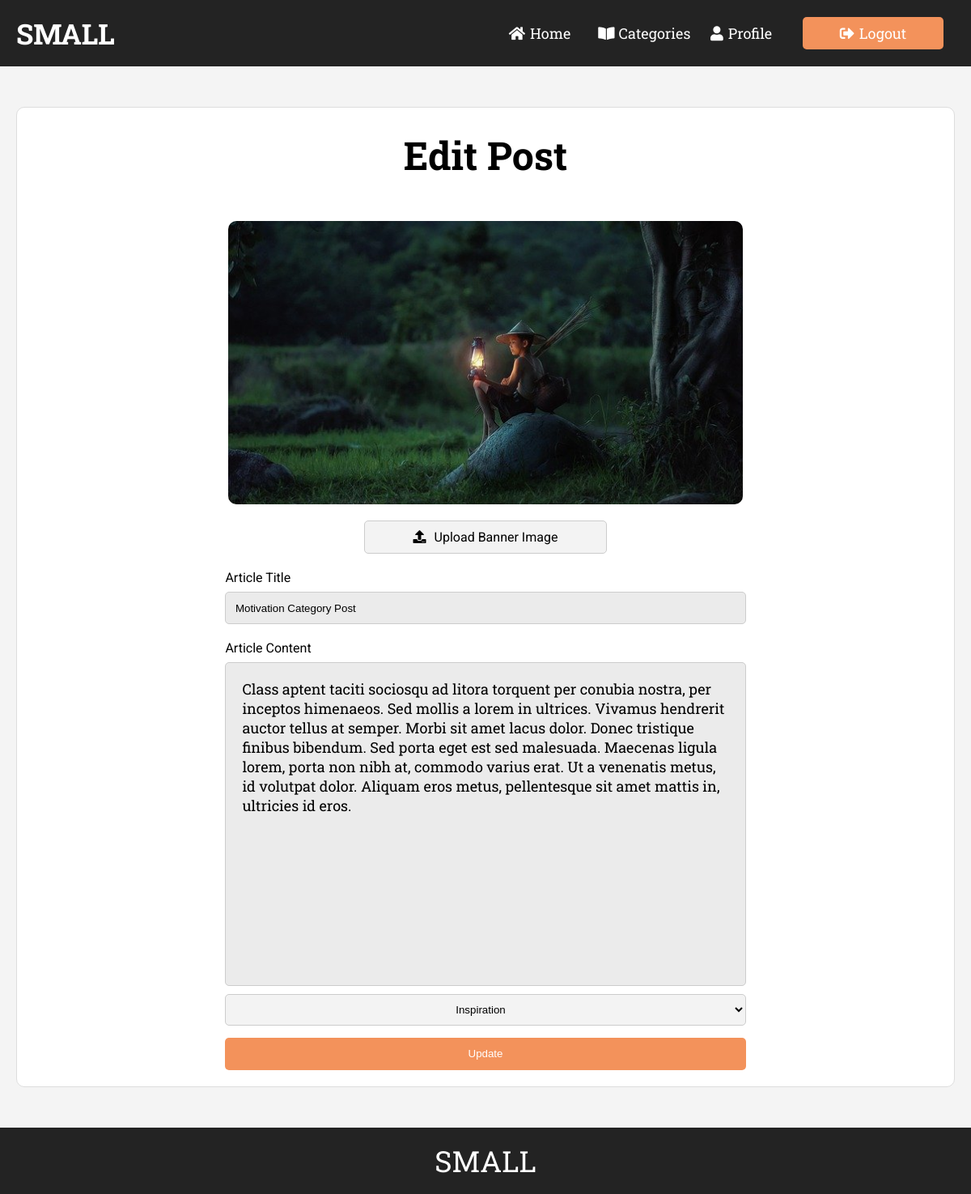
/blog/createPost.php?slug=motivation-category-post (signed in), run on the app's committed database.
### tables this page shows
CREATE TABLE `posts` (
  `id` int(11) NOT NULL,
  `user_id` int(11) DEFAULT NULL,
  `title` varchar(255) NOT NULL,
  `slug` varchar(255) NOT NULL,
  `views` int(11) NOT NULL DEFAULT '0',
  `image` varchar(255) NOT NULL DEFAULT 'defaultpostimg.png',
  `body` text NOT NULL,
  `published` tinyint(1) NOT NULL DEFAULT '0',
  `created_at` timestamp NOT NULL DEFAULT CURRENT_TIMESTAMP,
  `updated_at` timestamp NULL DEFAULT NULL ON UPDATE CURRENT_TIMESTAMP
);

### blog/include/public_functions.php (called while the page is built, shortened)
<?php
function getPostTopic($post_id){
	global $conn;
	$sql = "SELECT * FROM topics WHERE id=
			(SELECT topic_id FROM post_topic WHERE post_id=$post_id) LIMIT 1";
	$result = mysqli_query($conn, $sql);
	$topic = mysqli_fetch_assoc($result);
	return $topic;
}
function getAllTopics()
{
	global $conn;
	$sql = "SELECT * FROM topics";
	$result = mysqli_query($conn, $sql);
	$topics = mysqli_fetch_all($result, MYSQLI_ASSOC);
	return $topics;
}
 function getPostBySlug($slug){
	global $conn;
	$post_slug = $_GET['slug'];
	$sql = "SELECT * FROM posts WHERE slug='$post_slug'";
	$result = mysqli_query($conn, $sql);
	$post = mysqli_fetch_assoc($result);
	if ($post) {
		$post['topic'] = getPostTopic($post['id']);
	}
	return $post;
}
?>

### blog/createPost.php (the view, shortened to what this page needs)
<?php  include('config.php'); ?>
<?php include('include/public_functions.php'); ?>
<?php if(isset($_GET['slug'])){
  $slug = $_GET['slug'];
  $post = getPostBySlug($slug);
} ?>
<?php include('include/header_section.php')?>
  </head>
  <body>
<?php $topics=getAllTopics(); ?>
<?php include('include/navbar.php')?>
    <main>
      <div class="container">
        <div class="sign-up">
          <h1 id="card-title"  class="hmm <?php if(isset($_GET['postupdate'])){
            echo "updated";
          } ?>">
          <?php if(isset($_GET['slug'])){
              echo "Edit Post";
            }else{
              echo "Create New Post";
            } ?></h1>
          <div class="banner-wrapper">
            <img src="<?php if(isset($_GET['slug'])){
              echo BASE_URL . '/static/img/' . $post['image'];
            }else{
              echo BASE_URL . '/static/img/defaultpostimg.png';
            } ?>" alt="article-banner" class="banner-img">
          </div>
          <form action="<?php if(isset($_GET['slug'])){
            echo "createPost.php?slug=" . $_GET['slug'] ;
          }else{
            echo "createPost.php";
          } ?>" method="POST" enctype="multipart/form-data" class="article-form">
            <label class="costumUpload" for="uploadBanner"><i class="fas fa-upload"></i>Upload Banner Image</label>
            <label class="article-input-text" for="article-title">Article Title</label>
            <input type="text" name="article-title" id="article-title" value="<?php if(isset($_GET['slug'])){
              echo htmlentities($post['title']);} ?>" />
            <label class="article-input-text" for="article-content">Article Content</label>
            <textarea name="article-content" id="article-content" ><?php if(isset($_GET['slug'])){
              echo $post['body'];} ?></textarea>
            <div class="add-category-wrapper">
                <select name="category" id="choose-catedory">
                <?php foreach ($topics as $topic): ?>
                  <option value="<?php echo $topic['id']?>" <?php if($topic['name'] === $post['topic']['name'] ){
                    echo 'selected';
                  } ?>><?php echo $topic['name']; ?></option>
            <?php endforeach ?>
                </select>
            </div>
            <button type="submit" name = "submitpost" class="btn post-btn"><?php if(isset($_GET['slug'])){
              echo "Update";
            }else{
              echo "Post";
            } ?></button>
          </form>
        </div>
      </div>
    </main>
    <?php include('include/footer.php') ?>

### blog/static/css/style.css (style rules this page uses)
:root { --slab: "Roboto Slab", serif; --regular: "Roboto", sans-serif; --primary: #f3925b; }
* { padding: 0; margin: 0; box-sizing: border-box; }
body { font-family: var(--regular); background: #f4f4f4; }
img { width: 100%; height: 100%; object-fit: cover; }
.container { max-width: 1400px; width: 100%; margin: auto; padding: 0 20px; }
.btn { display: inline-block; min-width: 174px; height: 40px; text-align: center; background: #f3925b; color: #fff; line-height: 40px; border-radius: 5px; border: none; cursor: pointer; }
.comment form input, textarea { display: block; width: 100%; margin-bottom: 10px; height: 40px; border-radius: 5px; border: 1px solid #ddd; background: #ebebeb; padding: 0 20px; }
.sign-up { background: #fff; position: relative; min-height: 750px; padding-top: 140px; margin: 50px 0; border: 1px solid #ddd; border-radius: 10px; }
.sign-up h1 { position: absolute; top: 27px; left: 50%; transform: translateX(-50%); font-size: 48px; font-family: var(--slab); }
.costumUpload { margin: auto; text-align: center; display: block; width: 300px; padding: 10px; border: 1px solid #ccc; border-radius: 5px; background: #f3f3f3; cursor: pointer; }
.costumUpload i { margin-right: 10px; }
.banner-wrapper { width: 55%; height: 350px; margin: auto; border-radius: 10px; overflow: hidden; }
.banner-wrapper img { width: 100%; height: 100%; object-fit: cover; }
.article-input-text { display: block; margin: 20px 0 8px; }
.article-form { width: 59%; margin: auto; padding: 20px; }
#article-content { resize: none; height: 400px; padding: 20px; font-family: var(--slab); font-size: 18px; border: 1px solid #ccc; }
#article-title, #add-category { width: 100%; background: #ebebeb; border: 1px solid #ccc; padding: 11.5px; border-radius: 5px; }
.add-category-wrapper { display: flex; align-items: center; margin: 10px 0 15px; }
.article-form .post-btn { width: 100%; }
#choose-catedory { width: 200px; padding: 10px; text-align: center; border-radius: 5px; border: 1px solid #ccc; background: #f3f3f3; flex: 1; }

### data on the page
posts: image (picture), article-title "Motivation Category Post", article-content "Class aptent taciti sociosqu ad litora torquent per conubia nostra, per inceptos himenaeos. Sed mollis a lorem in ultrices. Vivamus hendrerit auctor tellus at semper. Morbi sit amet lacus dolor. Donec tristique finibus bibendum. Sed porta eget est sed malesuada. Maecenas ligula lorem, porta non nibh at, commodo varius erat. Ut a venenatis metus, id volutpat dolor. Aliquam eros metus, pellentesque sit amet mattis in, ultricies id eros."

### other printed values
form field category "Inspiration"
